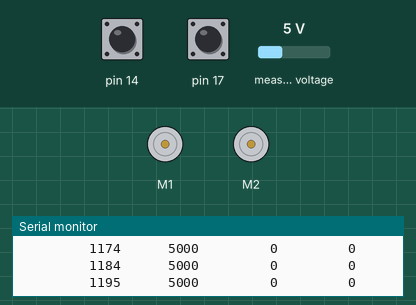
A sketch run on a simulated Arduino Leonardo, built with avr-gcc and run on an emulated ATmega32U4. Shown: 2 × DC motor (green arrow = forward, orange = backward, longer = faster), the last lines printed to the serial monitor. Inputs (shaded band) come from the test bench; at power-on: pin 14 HIGH, pin 17 HIGH, measured voltage 5 V.

Above: at 1.2 s.
1.3 s: pin 14 pulled LOW for 0.15 s
At 1.37 s:
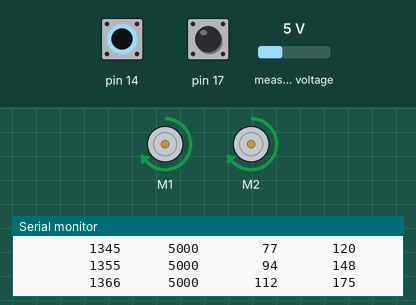
2.9 s: pin 17 pulled LOW for 1 s
At 3.7 s:
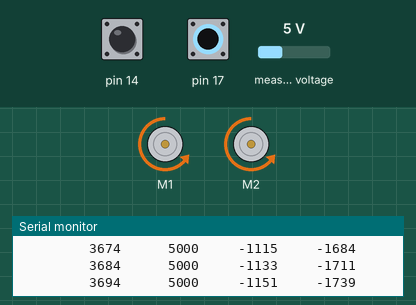
6.9 s: pin 14 pulled LOW for 1 s
At 9.3 s:
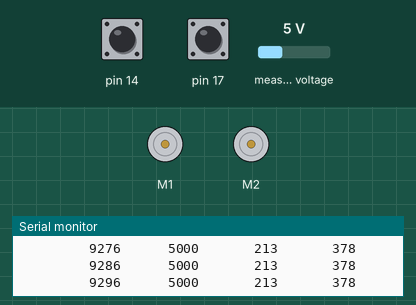
11.5 s: pin 17 pulled LOW for 0.15 s
At 12.8 s:
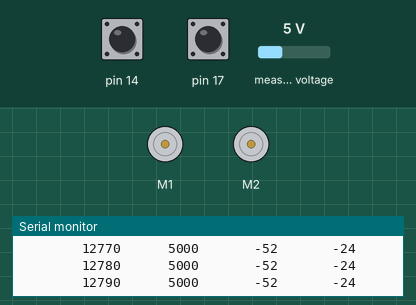
Timing chart, 0 to 14.1 s (numbered marks = the images above; inputs shaded):
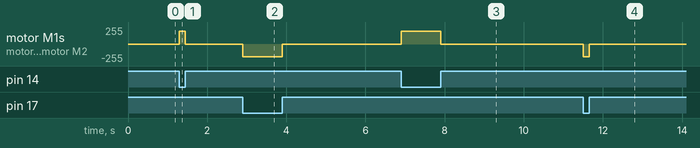

The sketch:

motor-characterization.ino
```cpp
// This program shows how to read the encoders on the Balboa 32U4.
// The encoders can tell you how far, and in which direction each
// motor has turned.
//
// You can press button A on the Balboa to drive both motors
// forward at full speed.  You can press button C to drive both
// motors in reverse at full speed.
//
// Encoder counts are printed to the LCD and to the serial
// monitor.
//
// On the LCD, the top line shows the counts from the left
// encoder, and the bottom line shows the counts from the right
// encoder.  Encoder errors should not happen, but if one does
// happen then the buzzer will beep and an exclamation mark will
// appear temporarily on the LCD.
//
// In the serial monitor, the first and second numbers represent
// counts from the left and right encoders, respectively.  The
// third and fourth numbers represent errors from the left and
// right encoders, respectively.

#include <Balboa32U4.h>

Balboa32U4Encoders encoders;
Balboa32U4Buzzer buzzer;
Balboa32U4Motors motors;
Balboa32U4ButtonA buttonA;
Balboa32U4ButtonC buttonC;

const char encoderErrorLeft[] PROGMEM = "!<c2";
const char encoderErrorRight[] PROGMEM = "!<e2";

char report[90];

void setup()
{
  Serial.begin(115200);
}

void loop()
{
  static uint32_t lastDisplayTime;
  static uint8_t displayErrorLeftCountdown = 0;
  static uint8_t displayErrorRightCountdown = 0;


  if (millis() >= 10) {
    //motors.setSpeed(
  }

  if ((uint32_t)(millis() - lastDisplayTime) >= 10)
  {
    lastDisplayTime = millis();

    int16_t countsLeft = encoders.getCountsLeft();
    int16_t countsRight = encoders.getCountsRight();

    bool errorLeft = encoders.checkErrorLeft();
    bool errorRight = encoders.checkErrorRight();

    // Send the information to the serial monitor also.
    snprintf_P(report, sizeof(report),
        PSTR("%13d \t %6d \t %6d \t %6d"), (uint16_t)lastDisplayTime, readBatteryMillivolts(),
        countsLeft, countsRight);
    Serial.println(report);
  }

  if (buttonA.isPressed())
  {
    motors.setSpeeds(300, 300);
  }
  else if (buttonC.isPressed())
  {
    motors.setSpeeds(-300, -300);
  }
  else
  {
    motors.setSpeeds(0, 0);
  }
}
```

Measured:
- after the input at 1.3 s, motor M1, motor M2: stopped → forward 191/255 at once, → stopped 0.15 s later
- after the input at 2.9 s, motor M1, motor M2: stopped → backward 191/255 at once, → stopped 1.0 s later
- after the input at 6.9 s, motor M1, motor M2: stopped → forward 191/255 at once, → stopped 1.0 s later
- after the input at 11.5 s, motor M1, motor M2: stopped → backward 191/255 at once, → stopped 0.15 s later
